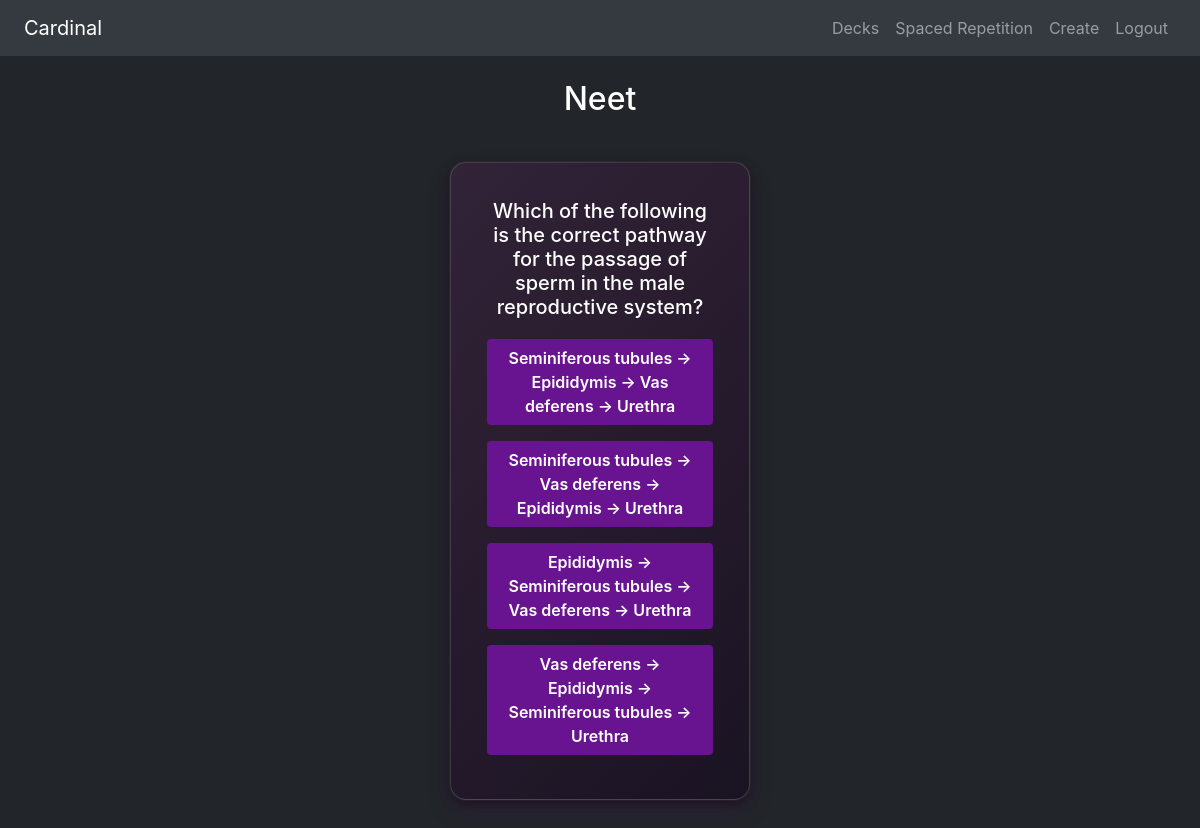
The page /deck_review/4/ (signed in) on the database its author committed.
### core/models.py (models this page shows, shortened)
class Deck(models.Model):
    user = models.ForeignKey(User, on_delete=models.CASCADE, related_name="decks")
    name = models.CharField(max_length=128, default="No name provided.")
    description = models.CharField(max_length=128, default="No description provided.")
    created_at = models.DateTimeField(auto_now_add=True)
    is_public = models.BooleanField(default=True)
    card_count = models.PositiveIntegerField(default=0)

class Card(models.Model):
    deck = models.ForeignKey(Deck, on_delete=models.CASCADE, related_name="cards")
    card_data = models.JSONField(null=True, blank=True) # will contain: question, options, description
    created_at = models.DateTimeField(auto_now_add=True)

### core/views.py (the view)
# urls.py: path("deck_review/<int:deck_id>/", views.deck_review, name="deck_review" ),
@login_required
def deck_review(request, deck_id):
    deck = get_object_or_404(Deck, id=deck_id)
    cards = deck.cards.all()
    paginator = Paginator(cards, 1)
    page_number = request.GET.get('page')
    cards = paginator.get_page(page_number)
    return render(request, "core/review.html", {
        "cards": cards,
        "deck": deck,
        "spaced_mode": False
    })

### core/templates/core/review.html (shortened to what this page needs)
{% extends "core/layout.html" %}
{% load static %}
{% block body %}
<div class="container text-center my-4">
    {% if spaced_mode %}
        <h2 class="mb-4">Spaced Repetition</h2>
    {% else %}
        <h2 class="mb-4">{{ deck.name }}</h2>
    {% endif %}
    {% if cards %}
        {% with card=cards.object_list.0 %}
            <div class="row justify-content-center">
                <div class="col-12 col-sm-6 col-md-4 mb-4 d-flex justify-content-center">
                    <div class="w-100 borderd_div" style="max-width: 360px;">
                        <div class="card-body text-white p-3 d-flex flex-column justify-content-between h-100">
                            <h5 class="card-title">{{ card.card_data.question }}</h5>
                            {% for key, value in card.card_data.options.items %}
                                {% if value %}
                                    {% if cards.has_next %}
                                        <button
                                            class="btn d-block w-100 my-2 option-btn text-white"
                                            style="background-color: rgb(104, 19, 143);"
                                            onclick="goToNext(correct=true)">
                                            {{ key }}
                                        </button>
                                    {% endif %}
                                {% else %}
                                    <button
                                        id="wrong_btn"
                                        class="btn d-block w-100 my-2 option-btn text-white"
                                        style="background-color: rgb(104, 19, 143);"
                                        onclick="showDescription()">
                                        {{ key }}
                                    </button>
                                {% endif %}
                            {% endfor %}
                        </div>
                    </div>
                </div>
            </div>
        {% endwith %}
    {% else %}
        <p class="text-white">This deck is empty.</p>
    {% endif %}
</div>
{% endblock %}

### core/static/core/styles.css (style rules this page uses)
body { background-color: #222529; color: white; }
h1, h2, h3, h4, h5, h6, p { color: white; }
div { color: white; }
.borderd_div { padding: 20px; margin: 20px; border: 1px solid rgba(255, 255, 255, 0.15); border-radius: 16px; background: linear-gradient(135deg, #322337, #1a1322); box-shadow: 0 4px 12px rgba(0, 0, 0, 0.4), 0 0 0 1px rgba(255, 255, 255, 0.05), 0 12px 24px rgba(84, 19, 112, 0.18); transition: transform 0.2s ease, box-shadow 0.3s ease; color: white; }
button, .btn { background-color: white; color: black; font-weight: 600; }

### rows shown on the page
Deck: name "Neet"
Card: card_data.question "Which of the following is the correct pathway for the passage of sperm in the male reproductive system?"

### other values the page prints
{{ key }} "Seminiferous tubules → Epididymis → Vas deferens → Urethra"
{{ key }} "Seminiferous tubules → Vas deferens → Epididymis → Urethra" "Epididymis → Seminiferous tubules → Vas deferens → Urethra" "Vas deferens → Epididymis → Seminiferous tubules → Urethra"
